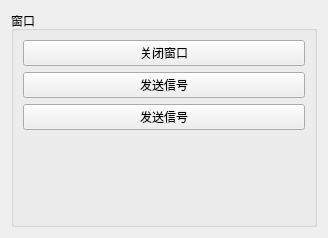
<?xml version="1.0" encoding="UTF-8"?>
<ui version="4.0">
 <class>Form</class>
 <widget class="QWidget" name="Form">
  <property name="geometry">
   <rect>
    <x>0</x>
    <y>0</y>
    <width>328</width>
    <height>238</height>
   </rect>
  </property>
  <property name="windowTitle">
   <string>Form</string>
  </property>
  <layout class="QGridLayout" name="gridLayout">
   <item row="0" column="0">
    <widget class="QGroupBox" name="groupBox">
     <property name="title">
      <string>窗口</string>
     </property>
     <layout class="QGridLayout" name="gridLayout_2">
      <item row="0" column="0">
       <widget class="QPushButton" name="btn_hide">
        <property name="text">
         <string>关闭窗口</string>
        </property>
       </widget>
      </item>
      <item row="2" column="0">
       <widget class="QPushButton" name="btn_send_2">
        <property name="text">
         <string>发送信号</string>
        </property>
       </widget>
      </item>
      <item row="3" column="0">
       <widget class="QLabel" name="label">
        <property name="text">
         <string/>
        </property>
       </widget>
      </item>
      <item row="1" column="0">
       <widget class="QPushButton" name="btn_send_1">
        <property name="text">
         <string>发送信号</string>
        </property>
       </widget>
      </item>
     </layout>
    </widget>
   </item>
  </layout>
 </widget>
 <resources/>
 <connections/>
</ui>
